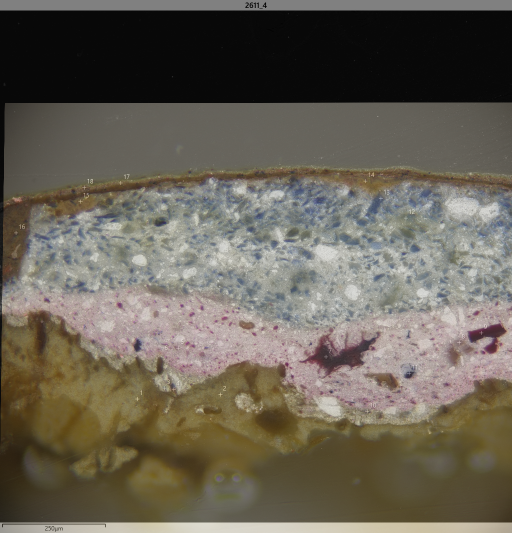
#> input picture SEM_over_OPT.png, 1024 x 1065 px (shown at 1/2 size)
$ python -i semvis.py   (imports and definitions only)
#> lines starting #> are read from the running program, lines starting #| are printed output that depends on the picture; after the words box and inside, x2 and y2 are one past the last pixel; in counts of white or black regions, pixels touching at a corner belong together
#> further down, picture is the input picture: shape (1065, 1024, 3); mean B, G, R 85.6, 97.6, 103.8
#!/usr/bin/env python3

from __future__ import annotations

import argparse
import json
import logging
import math
import os
import tkinter as tk
from dataclasses import dataclass
from pathlib import Path
from tkinter import messagebox, ttk

import cv2
import numpy as np
from PIL import Image, ImageTk

# ============================================================================
# Logging
# ============================================================================

LOGGER = logging.getLogger("semvis")


# [6 lines left out: function configure_logging, not called in this run]


# ============================================================================
# Configuration
# ============================================================================

DEFAULT_VIS_PATH = Path(
    "/home/m/Dropbox/ZUMI/zakazky/2611_Trinity/sem_result/2611v4_uv_s_N10_2604091520470161_.jpg"
)

DEFAULT_SEM_PATH = Path("/home/m/Dropbox/ZUMI/zakazky/2611_Trinity/sem_result/2611v4.jpg")

VIS_DISPLAY_SCALE = 1.0
ALPHA = 0.6

DRAG_HIT_RADIUS_PX = 15

ORB_SPATIAL_DEDUP_PX = 30
ORB_FEATURE_COUNT = 5000
AUTO_INIT_MAX_POINTS = 4

MARKER_RADIUS = 7
MARKER_THICKNESS = 2

LABEL_FONT = cv2.FONT_HERSHEY_SIMPLEX
LABEL_SCALE = 0.6
LABEL_THICKNESS = 2

EXPORT_ALPHA_LEVELS = (0.3, 0.6)

BOUNDARY_THRESHOLD = 40
BOUNDARY_MIN_AREA_FRACTION = 0.01
BOUNDARY_MAX_CORNERS = 8


Point = tuple[int, int]


# ============================================================================
# Registration state
# ============================================================================


@dataclass(frozen=True)
class RegistrationPoints:
    """
    Canonical registration coordinates.

    Both point sets are stored in full-resolution image coordinates.

    vis[i] corresponds to sem[i].
    """

    vis: tuple[Point, ...]
    sem: tuple[Point, ...]
    version: int = 2

    # [14 lines left out: functions valid, within_bounds, not called in this run]


@dataclass
class RegistrationState:
    """
    Mutable GUI state.

    Coordinates remain in full-resolution image coordinates.

    Points are paired by list index:

        vis[0] <-> sem[0]
        vis[1] <-> sem[1]
        ...

    The two lists are intentionally allowed to have different lengths while
    the user is creating a registration.
    """

    vis: list[Point]
    sem: list[Point]
    drag_idx: int | None = None
    drag_mode: str | None = None

    # [7 lines left out: function valid, not called in this run]

    def pair_count(self) -> int:
        return min(len(self.vis), len(self.sem))

    # [796 lines left out: functions registration, set_registration, registration_path, save_registration, _parse_points, load_registration and 12 more, not called in this run]


# ============================================================================
# Automatic initialization: boundary
# ============================================================================


def _largest_contour(
    image: np.ndarray,
) -> np.ndarray | None:
    gray = cv2.cvtColor(
        image,
        cv2.COLOR_BGR2GRAY,
    )
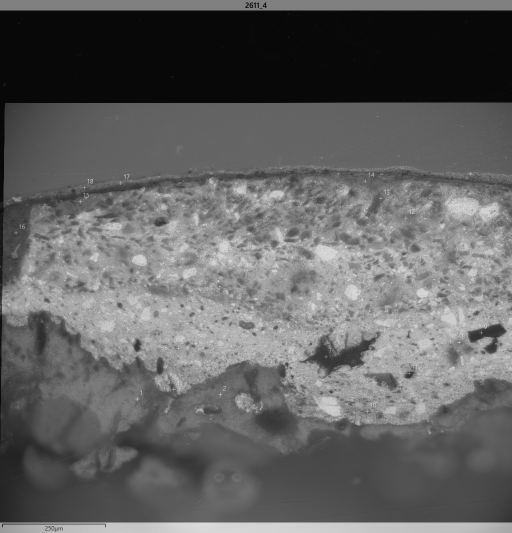
#> gray: shape (1065, 1024) (shown at 1/2 size); min 0, max 233, mean 98.1

    _, binary = cv2.threshold(
        gray,
        BOUNDARY_THRESHOLD,
        255,
        cv2.THRESH_BINARY,
    )
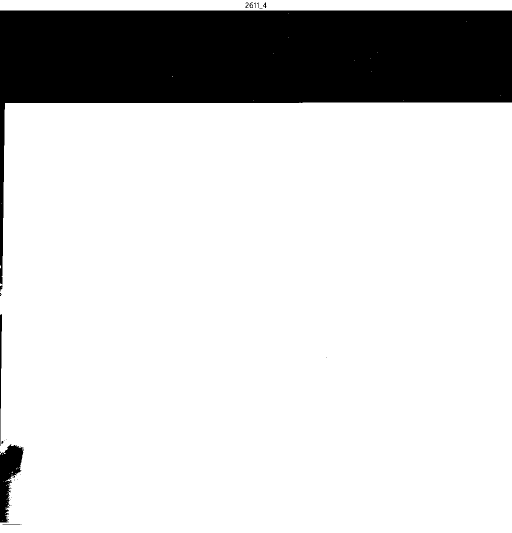
#> binary: shape (1065, 1024) (shown at 1/2 size); 82% white; 35 black regions (27 under 20 px)

    contours, _ = cv2.findContours(
        binary,
        cv2.RETR_EXTERNAL,
        cv2.CHAIN_APPROX_SIMPLE,
    )
#> contours = 40 contours, 38 with area under 20; largest, box (x1, y1, x2, y2) and area: (0, 205, 1024, 1065) 870878, (0, 0, 1024, 21) 20460

    if not contours:
        return None

    image_area = image.shape[0] * image.shape[1]
#> image_area = 1090560

    valid = [
        contour
        for contour in contours
        if cv2.contourArea(contour) >= image_area * BOUNDARY_MIN_AREA_FRACTION
    ]
#> valid = 2 contours; box (x1, y1, x2, y2) and area: (0, 205, 1024, 1065) 870878, (0, 0, 1024, 21) 20460

    if not valid:
        return None

    return max(
        valid,
        key=cv2.contourArea,
    )


# [63 lines left out: functions _boundary_points, auto_init_points_boundary, not called in this run]


# ============================================================================
# GUI
# ============================================================================


class SemVisApp:
    """Three-pane Tkinter GUI with synced zoom and fit-to-width."""

    # [198 lines left out: functions __init__, _create_widgets, _bind_events, _on_zoom, _on_mousewheel, not called in this run]

    def _pan_start(self, event: tk.Event) -> None:
        self._pan_start_x = event.x
        self._pan_start_y = event.y

    # [467 lines left out: functions _pan_move, _pan_end, _cmd_fit, _numpy_to_photoimage, _display_image, _update_status and 14 more, not called in this run]

    def run(self) -> None:
        self._root.mainloop()


# [369 lines left out: functions semvis, default_export_paths, build_parser, run_export, main, not called in this run]


# [4 lines not run here, left out]

>>> import cv2
>>> picture = cv2.imread('../../../SEM_over_OPT.png')
>>> result = _largest_contour(picture)
#> result = contour of 336 points, box (x1, y1, x2, y2) (0, 205, 1024, 1065), area 870878
